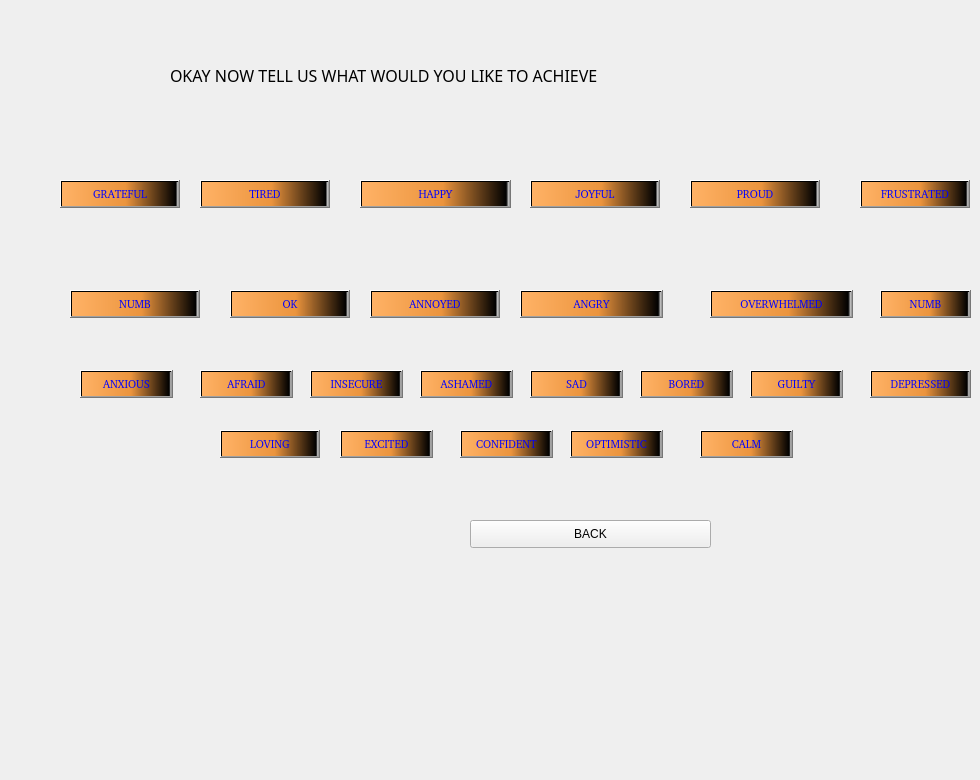
    <widget class="QWidget" name="page_2">
     <widget class="QPushButton" name="p11">
      <property name="geometry">
       <rect>
        <x>70</x>
        <y>290</y>
        <width>130</width>
        <height>28</height>
       </rect>
      </property>
      <property name="font">
       <font>
        <family>Segoe UI Semibold,</family>
        <pointsize>8</pointsize>
        <weight>7</weight>
        <italic>false</italic>
        <bold>false</bold>
       </font>
      </property>
      <property name="mouseTracking">
       <bool>true</bool>
      </property>
      <property name="styleSheet">
       <string notr="true">background-color: qlineargradient(spread:pad, x1:0, y1:0, x2:1, y2:0, stop:0 rgba(255, 178, 102, 255), stop:0.55 rgba(235, 148, 61, 255), stop:0.98 rgba(0, 0, 0, 255), stop:1 rgba(0, 0, 0, 0));
font: 63 8pt &quot;Segoe UI Semibold,&quot;;
gridline-color: qlineargradient(spread:pad, x1:0, y1:0, x2:1, y2:0, stop:0 rgba(255, 255, 255, 255), stop:1 rgba(255, 255, 255, 255));
color:blue


</string>
      </property>
      <property name="text">
       <string>NUMB</string>
      </property>
     </widget>
     <widget class="QPushButton" name="p20">
      <property name="geometry">
       <rect>
        <x>420</x>
        <y>370</y>
        <width>93</width>
        <height>28</height>
       </rect>
      </property>
      <property name="font">
       <font>
        <family>Segoe UI Semibold,</family>
        <pointsize>8</pointsize>
        <weight>7</weight>
        <italic>false</italic>
        <bold>false</bold>
       </font>
      </property>
      <property name="mouseTracking">
       <bool>true</bool>
      </property>
      <property name="styleSheet">
       <string notr="true">background-color: qlineargradient(spread:pad, x1:0, y1:0, x2:1, y2:0, stop:0 rgba(255, 178, 102, 255), stop:0.55 rgba(235, 148, 61, 255), stop:0.98 rgba(0, 0, 0, 255), stop:1 rgba(0, 0, 0, 0));
font: 63 8pt &quot;Segoe UI Semibold,&quot;;
gridline-color: qlineargradient(spread:pad, x1:0, y1:0, x2:1, y2:0, stop:0 rgba(255, 255, 255, 255), stop:1 rgba(255, 255, 255, 255));
color:blue


</string>
      </property>
      <property name="text">
       <string>ASHAMED</string>
      </property>
     </widget>
     <widget class="QPushButton" name="p3">
      <property name="geometry">
       <rect>
        <x>460</x>
        <y>430</y>
        <width>93</width>
        <height>28</height>
       </rect>
      </property>
      <property name="font">
       <font>
        <family>Segoe UI Semibold,</family>
        <pointsize>8</pointsize>
        <weight>7</weight>
        <italic>false</italic>
        <bold>false</bold>
       </font>
      </property>
      <property name="mouseTracking">
       <bool>true</bool>
      </property>
      <property name="styleSheet">
       <string notr="true">background-color: qlineargradient(spread:pad, x1:0, y1:0, x2:1, y2:0, stop:0 rgba(255, 178, 102, 255), stop:0.55 rgba(235, 148, 61, 255), stop:0.98 rgba(0, 0, 0, 255), stop:1 rgba(0, 0, 0, 0));
font: 63 8pt &quot;Segoe UI Semibold,&quot;;
gridline-color: qlineargradient(spread:pad, x1:0, y1:0, x2:1, y2:0, stop:0 rgba(255, 255, 255, 255), stop:1 rgba(255, 255, 255, 255));
color:blue


</string>
      </property>
      <property name="text">
       <string>CONFIDENT</string>
      </property>
     </widget>
     <widget class="QPushButton" name="p5">
      <property name="geometry">
       <rect>
        <x>360</x>
        <y>180</y>
        <width>151</width>
        <height>28</height>
       </rect>
      </property>
      <property name="font">
       <font>
        <family>Segoe UI Semibold,</family>
        <pointsize>8</pointsize>
        <weight>7</weight>
        <italic>false</italic>
        <bold>false</bold>
       </font>
      </property>
      <property name="mouseTracking">
       <bool>true</bool>
      </property>
      <property name="styleSheet">
       <string notr="true">background-color: qlineargradient(spread:pad, x1:0, y1:0, x2:1, y2:0, stop:0 rgba(255, 178, 102, 255), stop:0.55 rgba(235, 148, 61, 255), stop:0.98 rgba(0, 0, 0, 255), stop:1 rgba(0, 0, 0, 0));
font: 63 8pt &quot;Segoe UI Semibold,&quot;;
gridline-color: qlineargradient(spread:pad, x1:0, y1:0, x2:1, y2:0, stop:0 rgba(255, 255, 255, 255), stop:1 rgba(255, 255, 255, 255));
color:blue


</string>
      </property>
      <property name="text">
       <string>HAPPY</string>
      </property>
     </widget>
     <widget class="QPushButton" name="p21">
      <property name="geometry">
       <rect>
        <x>530</x>
        <y>370</y>
        <width>93</width>
        <height>28</height>
       </rect>
      </property>
      <property name="font">
       <font>
        <family>Segoe UI Semibold,</family>
        <pointsize>8</pointsize>
        <weight>7</weight>
        <italic>false</italic>
        <bold>false</bold>
       </font>
      </property>
      <property name="mouseTracking">
       <bool>true</bool>
      </property>
      <property name="styleSheet">
       <string notr="true">background-color: qlineargradient(spread:pad, x1:0, y1:0, x2:1, y2:0, stop:0 rgba(255, 178, 102, 255), stop:0.55 rgba(235, 148, 61, 255), stop:0.98 rgba(0, 0, 0, 255), stop:1 rgba(0, 0, 0, 0));
font: 63 8pt &quot;Segoe UI Semibold,&quot;;
gridline-color: qlineargradient(spread:pad, x1:0, y1:0, x2:1, y2:0, stop:0 rgba(255, 255, 255, 255), stop:1 rgba(255, 255, 255, 255));
color:blue


</string>
      </property>
      <property name="text">
       <string>SAD</string>
      </property>
     </widget>
     <widget class="QPushButton" name="p2">
      <property name="geometry">
       <rect>
        <x>340</x>
        <y>430</y>
        <width>93</width>
        <height>28</height>
       </rect>
      </property>
      <property name="font">
       <font>
        <family>Segoe UI Semibold,</family>
        <pointsize>8</pointsize>
        <weight>7</weight>
        <italic>false</italic>
        <bold>false</bold>
       </font>
      </property>
      <property name="mouseTracking">
       <bool>true</bool>
      </property>
      <property name="styleSheet">
       <string notr="true">background-color: qlineargradient(spread:pad, x1:0, y1:0, x2:1, y2:0, stop:0 rgba(255, 178, 102, 255), stop:0.55 rgba(235, 148, 61, 255), stop:0.98 rgba(0, 0, 0, 255), stop:1 rgba(0, 0, 0, 0));
font: 63 8pt &quot;Segoe UI Semibold,&quot;;
gridline-color: qlineargradient(spread:pad, x1:0, y1:0, x2:1, y2:0, stop:0 rgba(255, 255, 255, 255), stop:1 rgba(255, 255, 255, 255));
color:blue


</string>
      </property>
      <property name="text">
       <string>EXCITED</string>
      </property>
     </widget>
     <widget class="QPushButton" name="p1">
      <property name="geometry">
       <rect>
        <x>220</x>
        <y>430</y>
        <width>100</width>
        <height>28</height>
       </rect>
      </property>
      <property name="font">
       <font>
        <family>Segoe UI Semibold,</family>
        <pointsize>8</pointsize>
        <weight>7</weight>
        <italic>false</italic>
        <bold>false</bold>
       </font>
      </property>
      <property name="mouseTracking">
       <bool>true</bool>
      </property>
      <property name="styleSheet">
       <string notr="true">background-color: qlineargradient(spread:pad, x1:0, y1:0, x2:1, y2:0, stop:0 rgba(255, 178, 102, 255), stop:0.55 rgba(235, 148, 61, 255), stop:0.98 rgba(0, 0, 0, 255), stop:1 rgba(0, 0, 0, 0));
font: 63 8pt &quot;Segoe UI Semibold,&quot;;
gridline-color: qlineargradient(spread:pad, x1:0, y1:0, x2:1, y2:0, stop:0 rgba(255, 255, 255, 255), stop:1 rgba(255, 255, 255, 255));
color:blue


</string>
      </property>
      <property name="text">
       <string>LOVING</string>
      </property>
     </widget>
     <widget class="QPushButton" name="p6">
      <property name="geometry">
       <rect>
        <x>690</x>
        <y>180</y>
        <width>130</width>
        <height>28</height>
       </rect>
      </property>
      <property name="font">
       <font>
        <family>Segoe UI Semibold,</family>
        <pointsize>8</pointsize>
        <weight>7</weight>
        <italic>false</italic>
        <bold>false</bold>
       </font>
      </property>
      <property name="mouseTracking">
       <bool>true</bool>
      </property>
      <property name="styleSheet">
       <string notr="true">background-color: qlineargradient(spread:pad, x1:0, y1:0, x2:1, y2:0, stop:0 rgba(255, 178, 102, 255), stop:0.55 rgba(235, 148, 61, 255), stop:0.98 rgba(0, 0, 0, 255), stop:1 rgba(0, 0, 0, 0));
font: 63 8pt &quot;Segoe UI Semibold,&quot;;
gridline-color: qlineargradient(spread:pad, x1:0, y1:0, x2:1, y2:0, stop:0 rgba(255, 255, 255, 255), stop:1 rgba(255, 255, 255, 255));
color:blue


</string>
      </property>
      <property name="text">
       <string>PROUD</string>
      </property>
     </widget>
     <widget class="QPushButton" name="p24">
      <property name="geometry">
       <rect>
        <x>870</x>
        <y>370</y>
        <width>101</width>
        <height>28</height>
       </rect>
      </property>
      <property name="font">
       <font>
        <family>Segoe UI Semibold,</family>
        <pointsize>8</pointsize>
        <weight>7</weight>
        <italic>false</italic>
        <bold>false</bold>
       </font>
      </property>
      <property name="mouseTracking">
       <bool>true</bool>
      </property>
      <property name="styleSheet">
       <string notr="true">background-color: qlineargradient(spread:pad, x1:0, y1:0, x2:1, y2:0, stop:0 rgba(255, 178, 102, 255), stop:0.55 rgba(235, 148, 61, 255), stop:0.98 rgba(0, 0, 0, 255), stop:1 rgba(0, 0, 0, 0));
font: 63 8pt &quot;Segoe UI Semibold,&quot;;
gridline-color: qlineargradient(spread:pad, x1:0, y1:0, x2:1, y2:0, stop:0 rgba(255, 255, 255, 255), stop:1 rgba(255, 255, 255, 255));
color:blue


</string>
      </property>
      <property name="text">
       <string>DEPRESSED</string>
      </property>
     </widget>
     <widget class="QPushButton" name="p12">
      <property name="geometry">
       <rect>
        <x>230</x>
        <y>290</y>
        <width>120</width>
        <height>28</height>
       </rect>
      </property>
      <property name="font">
       <font>
        <family>Segoe UI Semibold,</family>
        <pointsize>8</pointsize>
        <weight>7</weight>
        <italic>false</italic>
        <bold>false</bold>
       </font>
      </property>
      <property name="mouseTracking">
       <bool>true</bool>
      </property>
      <property name="styleSheet">
       <string notr="true">background-color: qlineargradient(spread:pad, x1:0, y1:0, x2:1, y2:0, stop:0 rgba(255, 178, 102, 255), stop:0.55 rgba(235, 148, 61, 255), stop:0.98 rgba(0, 0, 0, 255), stop:1 rgba(0, 0, 0, 0));
font: 63 8pt &quot;Segoe UI Semibold,&quot;;
gridline-color: qlineargradient(spread:pad, x1:0, y1:0, x2:1, y2:0, stop:0 rgba(255, 255, 255, 255), stop:1 rgba(255, 255, 255, 255));
color:blue


</string>
      </property>
      <property name="text">
       <string>OK</string>
      </property>
     </widget>
     <widget class="QPushButton" name="p9">
      <property name="geometry">
       <rect>
        <x>60</x>
        <y>180</y>
        <width>120</width>
        <height>28</height>
       </rect>
      </property>
      <property name="font">
       <font>
        <family>Segoe UI Semibold,</family>
        <pointsize>8</pointsize>
        <weight>7</weight>
        <italic>false</italic>
        <bold>false</bold>
       </font>
      </property>
      <property name="mouseTracking">
       <bool>true</bool>
      </property>
      <property name="styleSheet">
       <string notr="true">background-color: qlineargradient(spread:pad, x1:0, y1:0, x2:1, y2:0, stop:0 rgba(255, 178, 102, 255), stop:0.55 rgba(235, 148, 61, 255), stop:0.98 rgba(0, 0, 0, 255), stop:1 rgba(0, 0, 0, 0));
font: 63 8pt &quot;Segoe UI Semibold,&quot;;
gridline-color: qlineargradient(spread:pad, x1:0, y1:0, x2:1, y2:0, stop:0 rgba(255, 255, 255, 255), stop:1 rgba(255, 255, 255, 255));
color:blue


</string>
      </property>
      <property name="text">
       <string>GRATEFUL</string>
      </property>
     </widget>
     <widget class="QPushButton" name="p10">
      <property name="geometry">
       <rect>
        <x>200</x>
        <y>180</y>
        <width>130</width>
        <height>28</height>
       </rect>
      </property>
      <property name="font">
       <font>
        <family>Segoe UI Semibold,</family>
        <pointsize>8</pointsize>
        <weight>7</weight>
        <italic>false</italic>
        <bold>false</bold>
       </font>
      </property>
      <property name="mouseTracking">
       <bool>true</bool>
      </property>
      <property name="styleSheet">
       <string notr="true">background-color: qlineargradient(spread:pad, x1:0, y1:0, x2:1, y2:0, stop:0 rgba(255, 178, 102, 255), stop:0.55 rgba(235, 148, 61, 255), stop:0.98 rgba(0, 0, 0, 255), stop:1 rgba(0, 0, 0, 0));
font: 63 8pt &quot;Segoe UI Semibold,&quot;;
gridline-color: qlineargradient(spread:pad, x1:0, y1:0, x2:1, y2:0, stop:0 rgba(255, 255, 255, 255), stop:1 rgba(255, 255, 255, 255));
color:blue


</string>
      </property>
      <property name="text">
       <string>TIRED</string>
      </property>
     </widget>
     <widget class="QPushButton" name="p22">
      <property name="geometry">
       <rect>
        <x>640</x>
        <y>370</y>
        <width>93</width>
        <height>28</height>
       </rect>
      </property>
      <property name="font">
       <font>
        <family>Segoe UI Semibold,</family>
        <pointsize>8</pointsize>
        <weight>7</weight>
        <italic>false</italic>
        <bold>false</bold>
       </font>
      </property>
      <property name="mouseTracking">
       <bool>true</bool>
      </property>
      <property name="styleSheet">
       <string notr="true">background-color: qlineargradient(spread:pad, x1:0, y1:0, x2:1, y2:0, stop:0 rgba(255, 178, 102, 255), stop:0.55 rgba(235, 148, 61, 255), stop:0.98 rgba(0, 0, 0, 255), stop:1 rgba(0, 0, 0, 0));
font: 63 8pt &quot;Segoe UI Semibold,&quot;;
gridline-color: qlineargradient(spread:pad, x1:0, y1:0, x2:1, y2:0, stop:0 rgba(255, 255, 255, 255), stop:1 rgba(255, 255, 255, 255));
color:blue


</string>
      </property>
      <property name="text">
       <string>BORED</string>
      </property>
     </widget>
     <widget class="QPushButton" name="p14">
      <property name="geometry">
       <rect>
        <x>520</x>
        <y>290</y>
        <width>143</width>
        <height>28</height>
       </rect>
      </property>
      <property name="font">
       <font>
        <family>Segoe UI Semibold,</family>
        <pointsize>8</pointsize>
        <weight>7</weight>
        <italic>false</italic>
        <bold>false</bold>
       </font>
      </property>
      <property name="mouseTracking">
       <bool>true</bool>
      </property>
      <property name="styleSheet">
       <string notr="true">background-color: qlineargradient(spread:pad, x1:0, y1:0, x2:1, y2:0, stop:0 rgba(255, 178, 102, 255), stop:0.55 rgba(235, 148, 61, 255), stop:0.98 rgba(0, 0, 0, 255), stop:1 rgba(0, 0, 0, 0));
font: 63 8pt &quot;Segoe UI Semibold,&quot;;
gridline-color: qlineargradient(spread:pad, x1:0, y1:0, x2:1, y2:0, stop:0 rgba(255, 255, 255, 255), stop:1 rgba(255, 255, 255, 255));
color:blue


</string>
      </property>
      <property name="text">
       <string>ANGRY</string>
      </property>
     </widget>
     <widget class="QPushButton" name="p8">
      <property name="geometry">
       <rect>
        <x>700</x>
        <y>430</y>
        <width>93</width>
        <height>28</height>
       </rect>
      </property>
      <property name="font">
       <font>
        <family>Segoe UI Semibold,</family>
        <pointsize>8</pointsize>
        <weight>7</weight>
        <italic>false</italic>
        <bold>false</bold>
       </font>
      </property>
      <property name="mouseTracking">
       <bool>true</bool>
      </property>
      <property name="styleSheet">
       <string notr="true">background-color: qlineargradient(spread:pad, x1:0, y1:0, x2:1, y2:0, stop:0 rgba(255, 178, 102, 255), stop:0.55 rgba(235, 148, 61, 255), stop:0.98 rgba(0, 0, 0, 255), stop:1 rgba(0, 0, 0, 0));
font: 63 8pt &quot;Segoe UI Semibold,&quot;;
gridline-color: qlineargradient(spread:pad, x1:0, y1:0, x2:1, y2:0, stop:0 rgba(255, 255, 255, 255), stop:1 rgba(255, 255, 255, 255));
color:blue


</string>
      </property>
      <property name="text">
       <string>CALM</string>
      </property>
     </widget>
     <widget class="QPushButton" name="p18">
      <property name="geometry">
       <rect>
        <x>200</x>
        <y>370</y>
        <width>93</width>
        <height>28</height>
       </rect>
      </property>
      <property name="font">
       <font>
        <family>Segoe UI Semibold,</family>
        <pointsize>8</pointsize>
        <weight>7</weight>
        <italic>false</italic>
        <bold>false</bold>
       </font>
      </property>
      <property name="mouseTracking">
       <bool>true</bool>
      </property>
      <property name="styleSheet">
       <string notr="true">background-color: qlineargradient(spread:pad, x1:0, y1:0, x2:1, y2:0, stop:0 rgba(255, 178, 102, 255), stop:0.55 rgba(235, 148, 61, 255), stop:0.98 rgba(0, 0, 0, 255), stop:1 rgba(0, 0, 0, 0));
font: 63 8pt &quot;Segoe UI Semibold,&quot;;
gridline-color: qlineargradient(spread:pad, x1:0, y1:0, x2:1, y2:0, stop:0 rgba(255, 255, 255, 255), stop:1 rgba(255, 255, 255, 255));
color:blue


</string>
      </property>
      <property name="text">
       <string>AFRAID</string>
      </property>
     </widget>
     <widget class="QPushButton" name="p7">
      <property name="geometry">
       <rect>
        <x>570</x>
        <y>430</y>
        <width>93</width>
        <height>28</height>
       </rect>
      </property>
      <property name="font">
       <font>
        <family>Segoe UI Semibold,</family>
        <pointsize>8</pointsize>
        <weight>7</weight>
        <italic>false</italic>
        <bold>false</bold>
       </font>
      </property>
      <property name="mouseTracking">
       <bool>true</bool>
      </property>
      <property name="styleSheet">
       <string notr="true">background-color: qlineargradient(spread:pad, x1:0, y1:0, x2:1, y2:0, stop:0 rgba(255, 178, 102, 255), stop:0.55 rgba(235, 148, 61, 255), stop:0.98 rgba(0, 0, 0, 255), stop:1 rgba(0, 0, 0, 0));
font: 63 8pt &quot;Segoe UI Semibold,&quot;;
gridline-color: qlineargradient(spread:pad, x1:0, y1:0, x2:1, y2:0, stop:0 rgba(255, 255, 255, 255), stop:1 rgba(255, 255, 255, 255));
color:blue


</string>
      </property>
      <property name="text">
       <string>OPTIMISTIC</string>
      </property>
     </widget>
     <widget class="QPushButton" name="p23">
      <property name="geometry">
       <rect>
        <x>750</x>
        <y>370</y>
        <width>93</width>
        <height>28</height>
       </rect>
      </property>
      <property name="font">
       <font>
        <family>Segoe UI Semibold,</family>
        <pointsize>8</pointsize>
        <weight>7</weight>
        <italic>false</italic>
        <bold>false</bold>
       </font>
      </property>
      <property name="mouseTracking">
       <bool>true</bool>
      </property>
      <property name="styleSheet">
       <string notr="true">background-color: qlineargradient(spread:pad, x1:0, y1:0, x2:1, y2:0, stop:0 rgba(255, 178, 102, 255), stop:0.55 rgba(235, 148, 61, 255), stop:0.98 rgba(0, 0, 0, 255), stop:1 rgba(0, 0, 0, 0));
font: 63 8pt &quot;Segoe UI Semibold,&quot;;
gridline-color: qlineargradient(spread:pad, x1:0, y1:0, x2:1, y2:0, stop:0 rgba(255, 255, 255, 255), stop:1 rgba(255, 255, 255, 255));
color:blue


</string>
      </property>
      <property name="text">
       <string>GUILTY</string>
      </property>
     </widget>
     <widget class="QPushButton" name="p15">
      <property name="geometry">
       <rect>
        <x>710</x>
        <y>290</y>
        <width>143</width>
        <height>28</height>
       </rect>
      </property>
      <property name="font">
       <font>
        <family>Segoe UI Semibold,</family>
        <pointsize>8</pointsize>
        <weight>7</weight>
        <italic>false</italic>
        <bold>false</bold>
       </font>
      </property>
      <property name="mouseTracking">
       <bool>true</bool>
      </property>
      <property name="styleSheet">
       <string notr="true">background-color: qlineargradient(spread:pad, x1:0, y1:0, x2:1, y2:0, stop:0 rgba(255, 178, 102, 255), stop:0.55 rgba(235, 148, 61, 255), stop:0.98 rgba(0, 0, 0, 255), stop:1 rgba(0, 0, 0, 0));
font: 63 8pt &quot;Segoe UI Semibold,&quot;;
gridline-color: qlineargradient(spread:pad, x1:0, y1:0, x2:1, y2:0, stop:0 rgba(255, 255, 255, 255), stop:1 rgba(255, 255, 255, 255));
color:blue


</string>
      </property>
      <property name="text">
       <string>OVERWHELMED</string>
      </property>
     </widget>
     <widget class="QPushButton" name="pushButton_19">
      <property name="geometry">
       <rect>
        <x>860</x>
        <y>180</y>
        <width>110</width>
        <height>28</height>
       </rect>
      </property>
      <property name="font">
       <font>
        <family>Segoe UI Semibold,</family>
        <pointsize>8</pointsize>
        <weight>7</weight>
        <italic>false</italic>
        <bold>false</bold>
       </font>
      </property>
      <property name="mouseTracking">
       <bool>true</bool>
      </property>
      <property name="styleSheet">
       <string notr="true">background-color: qlineargradient(spread:pad, x1:0, y1:0, x2:1, y2:0, stop:0 rgba(255, 178, 102, 255), stop:0.55 rgba(235, 148, 61, 255), stop:0.98 rgba(0, 0, 0, 255), stop:1 rgba(0, 0, 0, 0));
font: 63 8pt &quot;Segoe UI Semibold,&quot;;
gridline-color: qlineargradient(spread:pad, x1:0, y1:0, x2:1, y2:0, stop:0 rgba(255, 255, 255, 255), stop:1 rgba(255, 255, 255, 255));
color:blue


</string>
      </property>
      <property name="text">
       <string>FRUSTRATED</string>
      </property>
     </widget>
     <widget class="QPushButton" name="p25">
      <property name="geometry">
       <rect>
        <x>880</x>
        <y>290</y>
        <width>91</width>
        <height>28</height>
       </rect>
      </property>
      <property name="font">
       <font>
        <family>Segoe UI Semibold,</family>
        <pointsize>8</pointsize>
        <weight>7</weight>
        <italic>false</italic>
        <bold>false</bold>
       </font>
      </property>
      <property name="mouseTracking">
       <bool>true</bool>
      </property>
      <property name="styleSheet">
       <string notr="true">background-color: qlineargradient(spread:pad, x1:0, y1:0, x2:1, y2:0, stop:0 rgba(255, 178, 102, 255), stop:0.55 rgba(235, 148, 61, 255), stop:0.98 rgba(0, 0, 0, 255), stop:1 rgba(0, 0, 0, 0));
font: 63 8pt &quot;Segoe UI Semibold,&quot;;
gridline-color: qlineargradient(spread:pad, x1:0, y1:0, x2:1, y2:0, stop:0 rgba(255, 255, 255, 255), stop:1 rgba(255, 255, 255, 255));
color:blue


</string>
      </property>
      <property name="text">
       <string>NUMB</string>
      </property>
     </widget>
     <widget class="QPushButton" name="p13">
      <property name="geometry">
       <rect>
        <x>370</x>
        <y>290</y>
        <width>130</width>
        <height>28</height>
       </rect>
      </property>
      <property name="font">
       <font>
        <family>Segoe UI Semibold,</family>
        <pointsize>8</pointsize>
        <weight>7</weight>
        <italic>false</italic>
        <bold>false</bold>
       </font>
      </property>
      <property name="mouseTracking">
       <bool>true</bool>
      </property>
      <property name="styleSheet">
       <string notr="true">background-color: qlineargradient(spread:pad, x1:0, y1:0, x2:1, y2:0, stop:0 rgba(255, 178, 102, 255), stop:0.55 rgba(235, 148, 61, 255), stop:0.98 rgba(0, 0, 0, 255), stop:1 rgba(0, 0, 0, 0));
font: 63 8pt &quot;Segoe UI Semibold,&quot;;
gridline-color: qlineargradient(spread:pad, x1:0, y1:0, x2:1, y2:0, stop:0 rgba(255, 255, 255, 255), stop:1 rgba(255, 255, 255, 255));
color:blue


</string>
      </property>
      <property name="text">
       <string>ANNOYED</string>
      </property>
     </widget>
     <widget class="QPushButton" name="p19">
      <property name="geometry">
       <rect>
        <x>310</x>
        <y>370</y>
        <width>93</width>
        <height>28</height>
       </rect>
      </property>
      <property name="font">
       <font>
        <family>Segoe UI Semibold,</family>
        <pointsize>8</pointsize>
        <weight>7</weight>
        <italic>false</italic>
        <bold>false</bold>
       </font>
      </property>
      <property name="mouseTracking">
       <bool>true</bool>
      </property>
      <property name="styleSheet">
       <string notr="true">background-color: qlineargradient(spread:pad, x1:0, y1:0, x2:1, y2:0, stop:0 rgba(255, 178, 102, 255), stop:0.55 rgba(235, 148, 61, 255), stop:0.98 rgba(0, 0, 0, 255), stop:1 rgba(0, 0, 0, 0));
font: 63 8pt &quot;Segoe UI Semibold,&quot;;
gridline-color: qlineargradient(spread:pad, x1:0, y1:0, x2:1, y2:0, stop:0 rgba(255, 255, 255, 255), stop:1 rgba(255, 255, 255, 255));
color:blue


</string>
      </property>
      <property name="text">
       <string>INSECURE</string>
      </property>
     </widget>
     <widget class="QPushButton" name="p17">
      <property name="geometry">
       <rect>
        <x>80</x>
        <y>370</y>
        <width>93</width>
        <height>28</height>
       </rect>
      </property>
      <property name="font">
       <font>
        <family>Segoe UI Semibold,</family>
        <pointsize>8</pointsize>
        <weight>7</weight>
        <italic>false</italic>
        <bold>false</bold>
       </font>
      </property>
      <property name="mouseTracking">
       <bool>true</bool>
      </property>
      <property name="styleSheet">
       <string notr="true">background-color: qlineargradient(spread:pad, x1:0, y1:0, x2:1, y2:0, stop:0 rgba(255, 178, 102, 255), stop:0.55 rgba(235, 148, 61, 255), stop:0.98 rgba(0, 0, 0, 255), stop:1 rgba(0, 0, 0, 0));
font: 63 8pt &quot;Segoe UI Semibold,&quot;;
gridline-color: qlineargradient(spread:pad, x1:0, y1:0, x2:1, y2:0, stop:0 rgba(255, 255, 255, 255), stop:1 rgba(255, 255, 255, 255));
color:blue


</string>
      </property>
      <property name="text">
       <string>ANXIOUS</string>
      </property>
     </widget>
     <widget class="QPushButton" name="p4">
      <property name="geometry">
       <rect>
        <x>530</x>
        <y>180</y>
        <width>130</width>
        <height>28</height>
       </rect>
      </property>
      <property name="font">
       <font>
        <family>Segoe UI Semibold,</family>
        <pointsize>8</pointsize>
        <weight>7</weight>
        <italic>false</italic>
        <bold>false</bold>
       </font>
      </property>
      <property name="mouseTracking">
       <bool>true</bool>
      </property>
      <property name="styleSheet">
       <string notr="true">background-color: qlineargradient(spread:pad, x1:0, y1:0, x2:1, y2:0, stop:0 rgba(255, 178, 102, 255), stop:0.55 rgba(235, 148, 61, 255), stop:0.98 rgba(0, 0, 0, 255), stop:1 rgba(0, 0, 0, 0));
font: 63 8pt &quot;Segoe UI Semibold,&quot;;
gridline-color: qlineargradient(spread:pad, x1:0, y1:0, x2:1, y2:0, stop:0 rgba(255, 255, 255, 255), stop:1 rgba(255, 255, 255, 255));
color:blue


</string>
      </property>
      <property name="text">
       <string>JOYFUL</string>
      </property>
     </widget>
     <widget class="QLabel" name="label_11">
      <property name="geometry">
       <rect>
        <x>170</x>
        <y>60</y>
        <width>761</width>
        <height>31</height>
       </rect>
      </property>
      <property name="font">
       <font>
        <family>Ravie</family>
        <pointsize>12</pointsize>
        <weight>50</weight>
        <italic>false</italic>
        <bold>false</bold>
       </font>
      </property>
      <property name="styleSheet">
       <string notr="true">font: 12pt &quot;Ravie&quot;;</string>
      </property>
      <property name="text">
       <string>OKAY NOW TELL US WHAT WOULD YOU LIKE TO ACHIEVE</string>
      </property>
     </widget>
     <widget class="QPushButton" name="pushButton_20">
      <property name="geometry">
       <rect>
        <x>470</x>
        <y>520</y>
        <width>241</width>
        <height>28</height>
       </rect>
      </property>
      <property name="styleSheet">
       <string notr="true">font: 12pt &quot;Pristina&quot;;</string>
      </property>
      <property name="text">
       <string>BACK</string>
      </property>
     </widget>
     <widget class="QLabel" name="label_16">
      <property name="geometry">
       <rect>
        <x>290</x>
        <y>560</y>
        <width>601</width>
        <height>211</height>
       </rect>
      </property>
      <property name="styleSheet">
       <string notr="true">image: url(:/newPrefix/q3.jpg);</string>
      </property>
      <property name="text">
       <string/>
      </property>
      <property name="pixmap">
       <pixmap resource="../Users/EKTA KUMARI/Desktop/images_re.qrc">:/newPrefix/q3.jpg</pixmap>
      </property>
      <property name="scaledContents">
       <bool>true</bool>
      </property>
     </widget>
    </widget>
